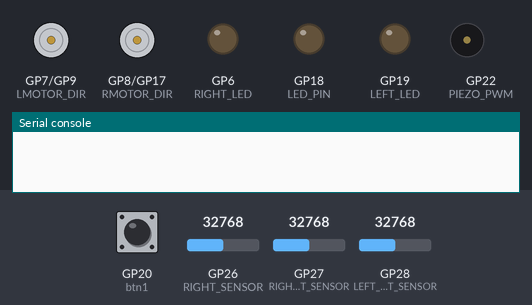
The program below on a simulated Raspberry Pi Pico running MicroPython. Shown: direction and speed pins drawn as motors (green arrow = direction pin HIGH = forward, orange = LOW = backward, longer = more drive), output pins drawn as LEDs (lit = HIGH), buzzer (waves = sounding), the last lines printed to the serial console. The inputs (shaded band) are chosen by the test bench; at power-on: GP20 (btn1) HIGH, GP26 (RIGHT_SENSOR) = 32768, GP27 (RIGHT_FRONT_SENSOR) = 32768, GP28 (LEFT_FRONT_SENSOR) = 32768 (analog values on the 0–65535 scale). The clock reads 2024-03-15 10:24:30 at power-on unless the program sets it; pins used as bus, display or sensor lines are not drawn.

Above: at 1.7 s.
1.8 s: GP20 (btn1) pulled LOW for 0.15 s
At 4.7 s:
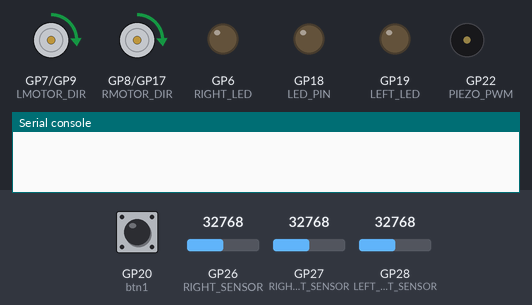
4.9 s: GP26 (RIGHT_SENSOR) set to 36992
At 6.0 s:
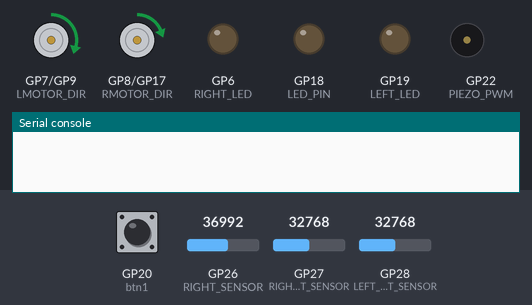
7.5 s: GP26 (RIGHT_SENSOR) set to 38320
At 8.7 s:
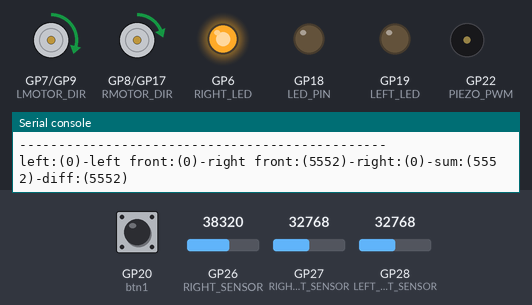
9.0 s: GP26 (RIGHT_SENSOR) set to 32767
At 9.8 s:
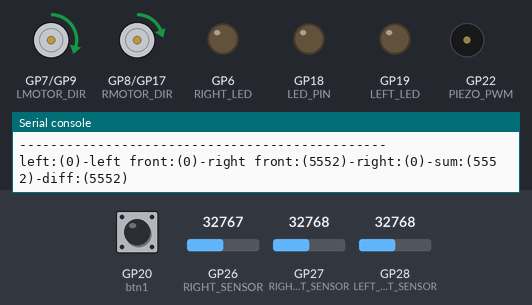
10.5 s: GP26 (RIGHT_SENSOR) set to 28448
12.0 s: GP26 (RIGHT_SENSOR) set to 26736
At 12.8 s:
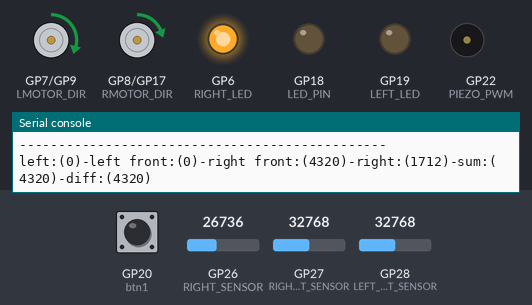
Timing chart, 0 to 14.5 s (numbered marks = the images above; inputs shaded):
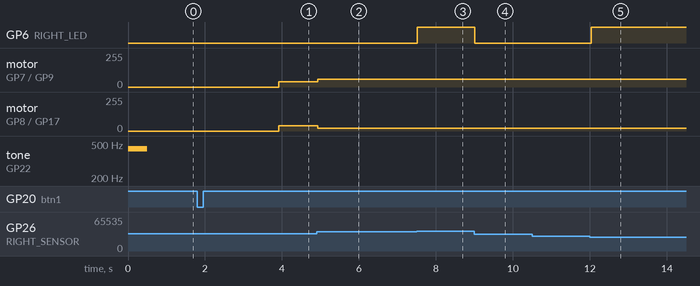

Measured:
- the behaviour switches between 37760 and 37776 on GP26 (RIGHT_SENSOR) (found by bisection; images 2 and 3)
- the behaviour switches between 27776 and 27760 on GP26 (RIGHT_SENSOR) (found by bisection; images 4 and 5)
- after the input at 1.8 s, motor on GP7 (LMOTOR_DIR) / GP9 (LMOTOR_PWM), motor on GP8 (RMOTOR_DIR) / GP17 (RMOTOR_PWM): stopped → forward 39/255 after 2.1 s
- after the input at 4.9 s, motor on GP7 (LMOTOR_DIR) / GP9 (LMOTOR_PWM): forward 39/255 → forward 58/255 at once; motor on GP8 (RMOTOR_DIR) / GP17 (RMOTOR_PWM): forward 39/255 → forward 19/255 at once
- after the input at 7.5 s, GP6 (RIGHT_LED): LOW → HIGH at once
- after the input at 9.0 s, GP6 (RIGHT_LED): HIGH → LOW at once
- after the input at 10.5 s, every drawn part: stays the same
- after the input at 12.0 s, GP6 (RIGHT_LED): LOW → HIGH at once

The program:

02-line-follower_basic.py
```python
from _CytronMakerNanoRP2040 import CytronMakerNanoRP2040
from machine import Pin, ADC, PWM
import neopixel
import time
import math

# Global variable definitions
global leftside,leftside_dark,leftside_light, leftfront,leftfront_dark,leftfront_light, rightfront,rightfront_dark,rightfront_light, rightside,rightside_dark,rightside_light
global l1count, l2count, r1count, r2count, prevleft1, prevleft2, prevright1, prevright2
global bit0, bit1, bit2, bit3

# LINE FOLLOWER

LINE_WIDTH = 19.0;  # ADJUST THIS so that CTE is roughly equal to the error in mm

LINE_DETECT_THRESHOLD = 30000.0;  # minimum value to register the line - ADJUST TO SUIT
FRONTLEFT_MARKER_THRESHOLD = 5000.0;  # minimum value to register the turn marker
FRONTRIGHT_MARKER_THRESHOLD = 5000.0; # minimum value to register the start marker
LEFT_MARKER_THRESHOLD = 15000.0;  # minimum value to register the turn marker
RIGHT_MARKER_THRESHOLD = 15000.0; # minimum value to register the start marker

gSensorSum=0
gSensorDifference=0
gSensorCTE=0
updateTime=0
updateInterval = 2;  # in milliseconds


  #  print (l1count, progno, bit0, bit1, bit2,)
def checkspeed():
    global leftspeed, rightspeed
    if leftspeed > 50000:
        leftspeed = 50000
    if rightspeed > 50000:
        rightspeed = 50000
    if leftspeed < 10:
        leftspeed = 10
    if rightspeed < 10:
        rightspeed = 10
    return

###################################################################################
######## Line follower code #######################################################
###################################################################################
def readSensors(board):
        global leftside,leftside_dark,leftside_light, leftfront,leftfront_dark,leftfront_light, rightfront,rightfront_dark,rightfront_light, rightside,rightside_dark,rightside_light
        board.TRIGGER_PIN.value(0)     # switch off LEDs on sensor board
        time.sleep(0.01)
        leftside_dark = board.LEFT_SENSOR.read_u16()
        leftfront_dark = board.LEFT_FRONT_SENSOR.read_u16()
        rightfront_dark = board.RIGHT_SENSOR.read_u16()
        rightside_dark = board.RIGHT_SENSOR.read_u16()

        board.TRIGGER_PIN.value(1)     # switch on LEDs on sensor board
        time.sleep(0.01)

        leftside_light = board.LEFT_SENSOR.read_u16()
        leftfront_light = board.LEFT_FRONT_SENSOR.read_u16()
        rightfront_light = board.RIGHT_FRONT_SENSOR.read_u16()
        rightside_light = board.RIGHT_SENSOR.read_u16()

        leftside = math.fabs(leftside_light - leftside_dark)
        leftfront = math.fabs(leftfront_light - leftfront_dark)
        rightfront = math.fabs(rightfront_light - rightfront_dark)
        rightside = math.fabs(rightside_light - rightside_dark)

def BasicLineFollower(board): #Black Line Follow on White surface
    global leftside,leftside_dark,leftside_light, leftfront,leftfront_dark,leftfront_light, rightfront,rightfront_dark,rightfront_light, rightside,rightside_dark,rightside_light, leftspeed, rightspeed
    updateTime = time.time() + updateInterval
    basespeed = 10000
    adjustment = 0
    prevdiff = 0
    board.RMOTOR_DIR.value(1)  # set the right motor direction
    board.LMOTOR_DIR.value(1)  # set the left motor direction
    while True:
        readSensors(board)

        if (rightfront > FRONTRIGHT_MARKER_THRESHOLD) :
            board.RIGHT_LED.value(1) # switch off sensor2 LED on line folllower board
        else:
            board.RIGHT_LED.value(0) # switch off sensor2 LED on line folllower board

        if (leftfront > FRONTLEFT_MARKER_THRESHOLD) :
            board.LEFT_LED.value(1) # switch off sensor2 LED on line folllower board
        else:
            board.LEFT_LED.value(0) # switch off sensor2 LED on line folllower board

        gSensorSum = rightfront + leftfront;
        gSensorDifference = rightfront - leftfront;

        if(time.time() > updateTime):
            updateTime = updateTime + updateInterval
            print("-----------------------------------------------")
            print("left:(%d)-left front:(%d)-right front:(%d)-right:(%d)-sum:(%d)-diff:(%d)"% (leftside,leftfront,rightfront,rightside,gSensorSum,gSensorDifference))

        if(gSensorDifference > 2000):
            adjustment = 5000

        if(gSensorDifference < -2000):
            adjustment = -5000

        leftspeed = int(basespeed + adjustment)
        rightspeed = int(basespeed - adjustment)

        board.LMOTOR_PWM.duty_u16(leftspeed)
        board.RMOTOR_PWM.duty_u16(rightspeed)

# ------- End of definitions -----------------------------------------------------
#---------------------------------------------------------------------------------
# Melody
MELODY_NOTE = [659, 659, 0, 659, 0, 523, 659, 0, 784]
MELODY_DURATION = [0.15, 0.15, 0.15, 0.15, 0.15, 0.15, 0.15, 0.15, 0.2]

#-------------------------------------------------

#LED_PIN.value(1)     # switch on LED
#LEFT_LED.value(1) # switch on sensor1 LED on line folllower board
#RIGHT_LED.value(1) # switch on sensor2 LED on line folllower board


#RMOTOR_DIR.value(1)  # set the right motor direction
#LMOTOR_DIR.value(1)  # set the left motor direction


cytron_board = CytronMakerNanoRP2040()

#color = 0
#state = 0

# Play tone
PIEZO_PWM = machine.PWM(machine.Pin(22))
PIEZO_PWM.freq(440)
PIEZO_PWM.duty_u16(30000) # in range 0 to 65535
time.sleep(0.5)
PIEZO_PWM.duty_u16(0)


# configure irq callback
#cytron_board.Leftenc1.irq(lambda p:leftcount())
#cytron_board.Rightenc1.irq(lambda p:rightcount())

cytron_board.LEFT_LED.value(0) # switch off sensor1 LED on line folllower board
cytron_board.RIGHT_LED.value(0) # switch off sensor2 LED on line folllower board
cytron_board.LMOTOR_PWM.duty_u16(0) # in range 0 to 65535
cytron_board.RMOTOR_PWM.duty_u16(0)

# wait for onboard button to be pressed
setting = 1
while (setting == True): # Check button 1 (GP20)
    setting = cytron_board.btn1.value()
    #print ("progno", progno)
    #progdisp()
    #encountdisp()
    time.sleep(0.1)

time.sleep(2)


#widelinefollow()
BasicLineFollower(cytron_board)

cytron_board.LEFT_LED.value(0) # switch off sensor1 LED on line folllower board
cytron_board.RIGHT_LED.value(0) # switch off sensor2 LED on line folllower board
cytron_board.LMOTOR_PWM.duty_u16(0) # in range 0 to 65535
cytron_board.RMOTOR_PWM.duty_u16(0)
```

_CytronMakerNanoRP2040.py
```python
# ukmarsbot.org version 1.3 upgraded to 3.3V
# Pins definition for Cytron Maker Nano RP2040
#
import time
from machine import Pin, ADC, PWM

class CytronMakerNanoRP2040:
    def __init__(self):
        # Set pins for digital outputs on Maker Pi RP2040
        self.LED_PIN = Pin(18, Pin.OUT) # ext LED on GP18
        # SENSORS
        # Arduino D11 : LEFT LED - LED5
        self.LEFT_LED = Pin(19, Pin.OUT) # 1st Sensor LED on line follow sensor board
        # Arduino D6 : RIGHT LED - LED4
        self.RIGHT_LED = Pin(6, Pin.OUT) # 2nd Sensor LED on line follow sensor board
        #Arduino D12 : Sensor EMITTER
        self.TRIGGER_PIN = Pin(16, Pin.OUT) # Trigger for LEDs on line follow sensor board
        # Define analogue inputs used on sensor board
        # T1 / RIGHT SENSOR
        self.LEFT_SENSOR = ADC(Pin(29))   # A3
        # T2 / LEFT FRONT ANALOG SENSOR
        self.LEFT_FRONT_SENSOR = ADC(Pin(28))  # A2
        # T3 / RIGHT FRONT ANALOG SENSOR
        self.RIGHT_FRONT_SENSOR = ADC(Pin(27))  # A1
        # T4 / RIGHT ANALOG SENSOR
        self.RIGHT_SENSOR = ADC(Pin(26))   # A0

        ###################################################################################
        ######## BUTTONS ##################################################################
        # Define RP2040 on-board button with pull up so it goes false when pressed
        # USER BUTTON marked as in the cytron maker card : GP20
        self.btn1 = Pin(20, Pin.IN, Pin.PULL_UP)
        # define press button switch on UKMARS board next to 4 way switch which should be set to all on
        # Arduino A6 : FUNCTION_SELECT SWITCH
        self.SWITCH = Pin(14, Pin.IN,Pin.PULL_DOWN) # button / switch pin

        ###################################################################################
        ######## SOUND   ##################################################################

        self.PIEZO_PIN = Pin(22, Pin.OUT) # Pin connected to piezo buzzer

        ###################################################################################
        ######## MOTORS  ##################################################################
        self.RMOTOR_DIR = Pin(8, Pin.OUT)
        self.LMOTOR_DIR = Pin(7, Pin.OUT)

        self.LMOTOR_PWM = PWM(Pin(9))
        self.RMOTOR_PWM = PWM(Pin(17))

        self.LMOTOR_PWM.freq(2000)
        self.RMOTOR_PWM.freq(2000)

        self.LMOTOR_PWM.duty_u16(0) # left motor speed - range is 0 to 65535
        self.RMOTOR_PWM.duty_u16(0) # right motor speed - range is 0 to 65535

        self.ENCODER_LEFT_CLK = Pin(2, Pin.IN) # encoder pins
        self.ENCODER_LEFT_B = Pin(4, Pin.IN)
        self.ENCODER_RIGHT_CLK = Pin(3, Pin.IN)
        self.ENCODER_RIGHT_B = Pin(5, Pin.IN)


        
```
